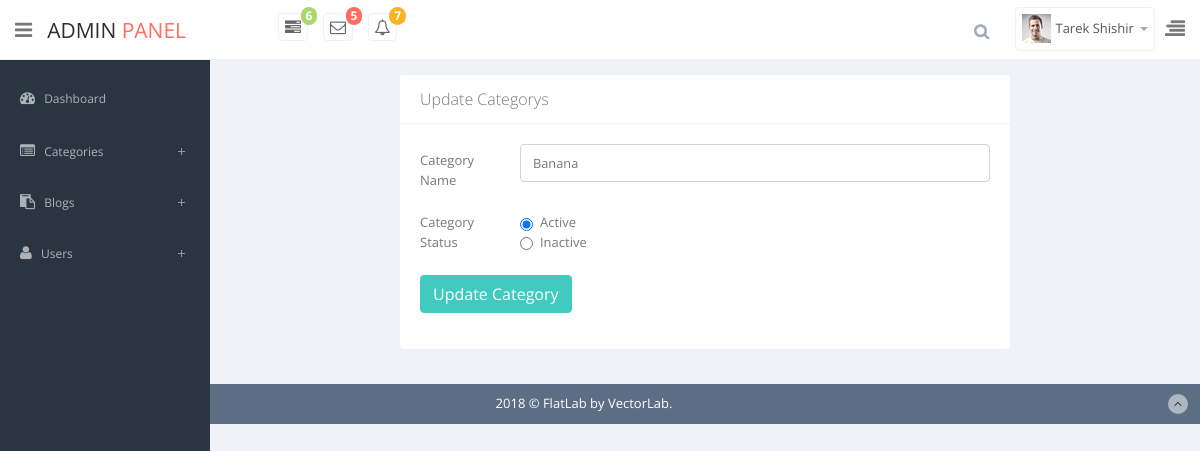
The app's page /admin/edit-category.php?id=1 (signed in) with its own data.
### tables this page shows
CREATE TABLE `category` (
  `id` int(2) NOT NULL,
  `categoryName` varchar(50) NOT NULL,
  `status` tinyint(1) NOT NULL,
  `createtime` timestamp NOT NULL DEFAULT current_timestamp(),
  `updatetime` timestamp NOT NULL DEFAULT current_timestamp() ON UPDATE current_timestamp()
);

### app/classes/database.php (called while the page is built, shortened)
<?php
class database
{
    public function dbCon()
    {
        $host = "localhost";
        $username = "root";
        $password = "";
        $db = "blog";
        $link = mysqli_connect($host, $username, $password, $db);
        return $link;
    }
}

### app/classes/category.php (called while the page is built, shortened)
<?php
class category
{
    public function selectRow($id = ''){
           return mysqli_query((new database)->dbCon(),"SELECT * FROM `category` WHERE `id` = '$id'");
        }
}

### admin/edit-category.php (the view, shortened to what this page needs)
<?php require_once 'header.php'; ?>
<?php
$category = new \App\classes\category();
$id = $_GET['id'];
$results = $category->selectRow($id);
$row = mysqli_fetch_assoc($results);
?>
<row class="justify-content-center">
    <div class="col-lg-12 col-xl-8 offset-xl-2">
        <section class="card">
            <header class="card-header">
                Update Categorys
            </header>
            <div class="card-body">
                <form action="" method="POST">
                    <div class="form-group row">
                        <label for="categoryName" class="col-sm-2 col-form-label">Category Name</label>
                        <div class="col-sm-10">
                            <input type="text" class="form-control" id="categoryName" name="categoryName" placeholder="Enter Category Name" value="<?= $row['categoryName'] ?>">
                        </div>
                    </div>
                    <fieldset class="form-group">
                        <div class="row">
                            <legend class="col-form-label col-sm-2 pt-0">Category Status</legend>
                            <div class="col-sm-10">
                                <div class="form-check">
                                    <input class="form-check-input" type="radio" name="status" id="active" value="1" <?= $row['status'] == '1' ? 'checked':'' ?>>
                                    <label class="form-check-label" for="active">
                                        Active
                                    </label>
                                </div>
                                <div class="form-check">
                                    <input class="form-check-input" type="radio" name="status" id="inactive" value="0" <?= $row['status'] == '0' ? 'checked':'' ?>>
                                    <label class="form-check-label" for="inactive">
                                        Inactive
                                    </label>
                                </div>
                            </div>
                        </div>
                    </fieldset>
                    <div class="form-group row">
                        <div class="col-sm-10">
                            <button type="submit" name="updateCategory" class="btn btn-primary">Update Category</button>
                        </div>
                    </div>
                </form>
            </div>
        </section>
    </div>
</row>
<?php require_once 'footer.php'; ?>

### records on screen
category: categoryName "Banana", status "☑ Active", status "☐ Inactive"

### other values on screen
$_SESSION['name'] "Tarek Shishir"
